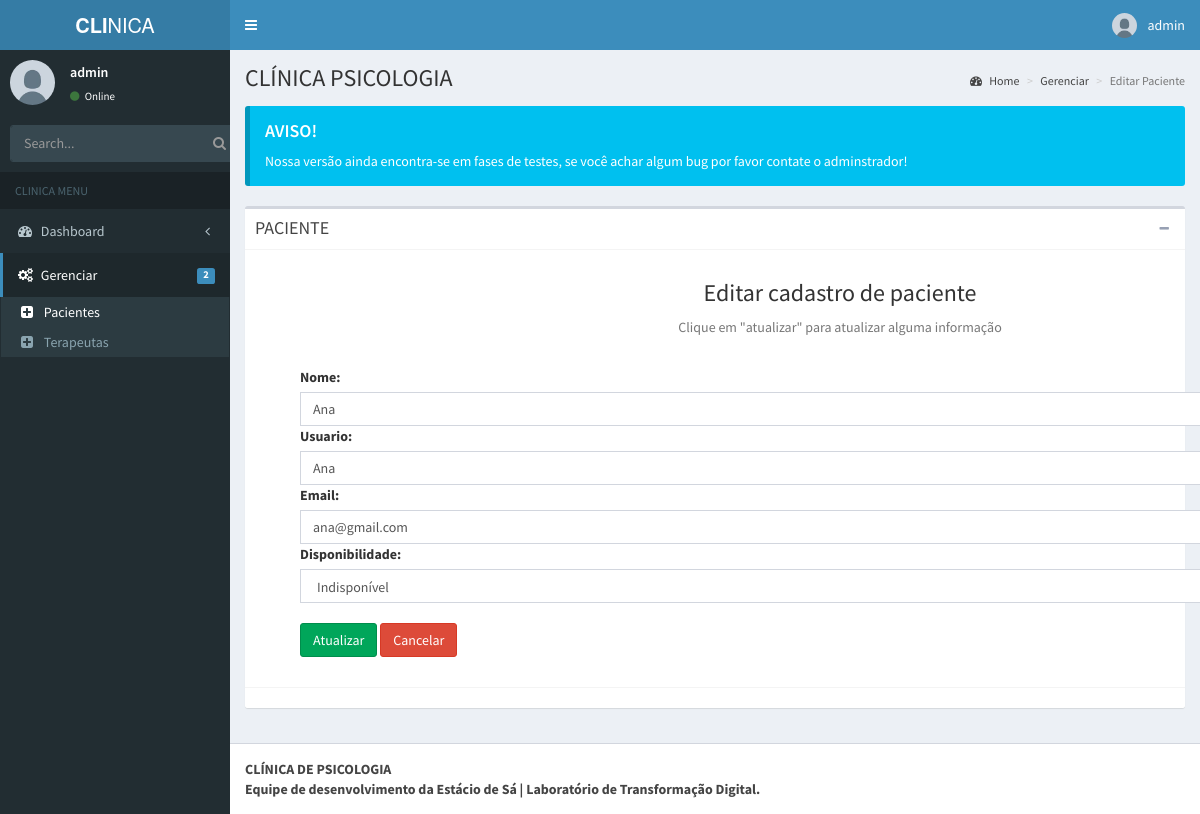
Page /admin/pages/layout/edit-terapeuta.php?id=3 (signed in) on the earlier database version.
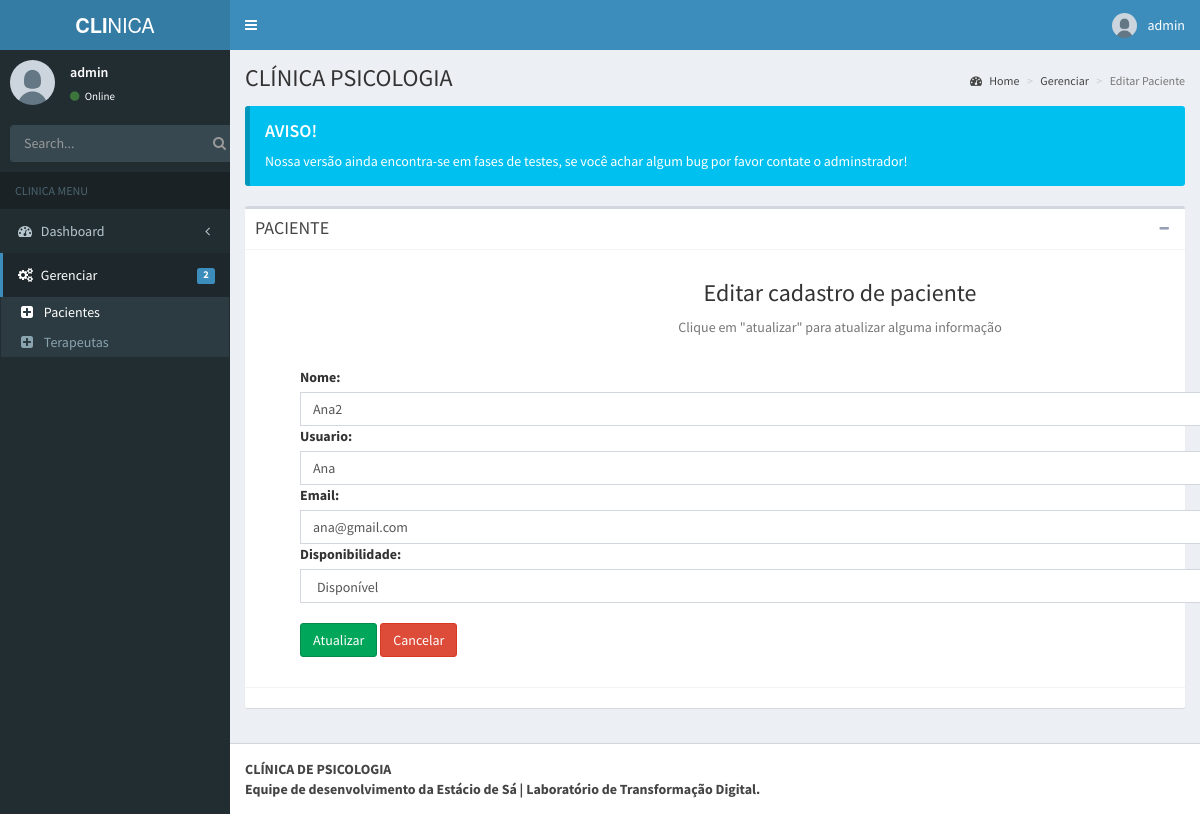
Same page on the later database version.
### tables this page shows
CREATE TABLE `tbl_user_terapeuta` (
  `id` int(11) NOT NULL,
  `id_disponibilidade` int(11) UNSIGNED NOT NULL,
  `nome` varchar(50) NOT NULL,
  `usuario` varchar(20) NOT NULL,
  `email` varchar(100) NOT NULL,
  `senha` varchar(255) NOT NULL,
  `date` timestamp NOT NULL DEFAULT current_timestamp() ON UPDATE current_timestamp()
);

CREATE TABLE `tbl_disponibilidade` (
  `id` int(11) UNSIGNED NOT NULL,
  `disponibilidade` varchar(25) NOT NULL
);

### admin/pages/layout/edit-terapeuta.php (the view, shortened to what the changed rows need)
<?php
include('../../../db/conexao.php');
?>
<?php
$id = $_GET["id"];
?>
<!DOCTYPE html>
<html lang="pt-br">
<head>
  <link rel="stylesheet" href="../../bootstrap/css/bootstrap.min.css">
  <link rel="stylesheet" href="https://maxcdn.bootstrapcdn.com/font-awesome/4.4.0/css/font-awesome.min.css">
  <link rel="stylesheet" href="https://code.ionicframework.com/ionicons/2.0.1/css/ionicons.min.css">
  <link rel="stylesheet" href="../../dist/css/AdminLTE.min.css">
  <link rel="stylesheet" href="../../dist/css/skins/_all-skins.min.css">
<body class="hold-transition skin-blue fixed sidebar-mini">
  <div class="wrapper">
    <div class="content-wrapper">
      <section class="content-header">
        <h1>
          CLÍNICA PSICOLOGIA
        </h1>
      </section>
      <section class="content">
        <div class="box">
          <div class="box-body">
            <div class="container">
              <br>
              <?php
              $sql = "SELECT tbl_user_terapeuta.*, tbl_disponibilidade.*
              FROM  tbl_user_terapeuta
              JOIN tbl_disponibilidade
              ON tbl_user_terapeuta.id_disponibilidade = tbl_disponibilidade.id
              WHERE tbl_user_terapeuta.id = $id";
              $result = mysqli_query($mysqli, $sql);
              $row = mysqli_fetch_assoc($result);
              ?>
              <div class="container-fluid divForm">
                <form action="" method="post">
                  <div class="container-fluid">
                    <label class="form-label">Nome:</label>
                    <input type="text" class="form-control custom-input" name="nome" value="<?php echo $row['nome']; ?>">
                    <label class="form-label">Usuario:</label>
                    <input type="text" class="form-control custom-input custom-input" name="usuario" value="<?php echo $row['usuario']; ?>">
                    <label class="form-label">Email:</label>
                    <input type="email" class="form-control custom-input" name="email" value="<?php echo $row['email']; ?>">
                    <label class="form-label">Disponibilidade:</label>
                    <select class="form-control custom-input" name="disponibilidade" required id="inputDisponibilidade3">
                            <option value="<?php echo $row['id_disponibilidade'] ?> ">
                            <?php echo $row['disponibilidade'];?>
                          </option>
                    </select>
                    <br>
                    <div>
                      <button type="submit" class="btn btn-success" name="submit">Atualizar</button>
                      <a href="pacientes.php" class="btn btn-danger">Cancelar</a>
                    </div>
                  </div>
                </form> <br>
              </div>
            </div>
          </div>
        </div>
      </section>
    </div>
  </div>
</body>
</html>

Differences in the rows shown:
changed tbl_user_terapeuta "Ana": nome "Ana" → "Ana2"; disponibilidade "Indisponível" → "Disponível"
